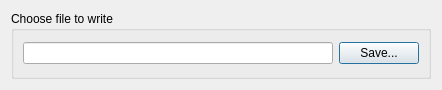
<?xml version="1.0" encoding="UTF-8"?>
<ui version="4.0">
 <class>WriteColorMapXmlDialog</class>
 <widget class="QDialog" name="WriteColorMapXmlDialog">
  <property name="geometry">
   <rect>
    <x>0</x>
    <y>0</y>
    <width>442</width>
    <height>90</height>
   </rect>
  </property>
  <property name="sizePolicy">
   <sizepolicy hsizetype="Fixed" vsizetype="Fixed">
    <horstretch>0</horstretch>
    <verstretch>0</verstretch>
   </sizepolicy>
  </property>
  <property name="minimumSize">
   <size>
    <width>442</width>
    <height>90</height>
   </size>
  </property>
  <property name="windowTitle">
   <string>Dialog</string>
  </property>
  <layout class="QGridLayout" name="gridLayout_2">
   <item row="0" column="0">
    <widget class="QGroupBox" name="groupBox">
     <property name="title">
      <string>Choose file to write</string>
     </property>
     <layout class="QHBoxLayout" name="horizontalLayout">
      <item>
       <widget class="QLineEdit" name="fileNameLineEdit_">
        <property name="minimumSize">
         <size>
          <width>0</width>
          <height>22</height>
         </size>
        </property>
        <property name="dragEnabled">
         <bool>false</bool>
        </property>
        <property name="readOnly">
         <bool>false</bool>
        </property>
       </widget>
      </item>
      <item>
       <widget class="QPushButton" name="saveFileButton_">
        <property name="text">
         <string>Save...</string>
        </property>
        <property name="checkable">
         <bool>false</bool>
        </property>
       </widget>
      </item>
     </layout>
    </widget>
   </item>
  </layout>
 </widget>
 <resources/>
 <connections/>
</ui>
